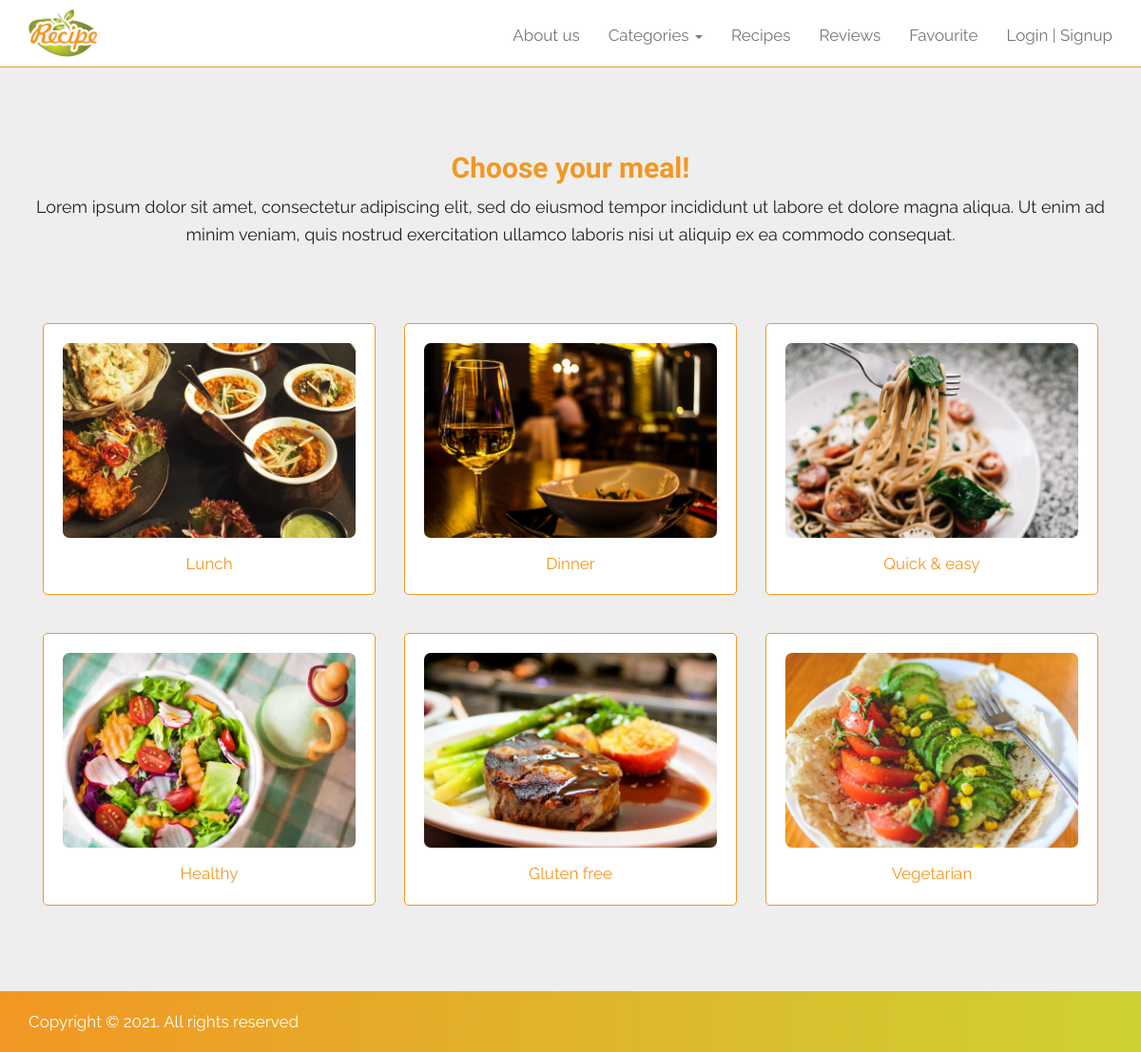
The app's page /max-recipe/category.php with its own data.
### tables this page shows
CREATE TABLE `categories` (
  `id` int(11) NOT NULL,
  `title` varchar(100) NOT NULL,
  `image` varchar(256) NOT NULL
);

### max-recipe/category.php (the view, shortened to what this page needs)
<?php
    include_once 'includes/header.php';
?>
</head>
<body>
<?php
    include_once 'includes/nav.php';
?>
<div class="section" style="background: #eee;">
	<div class="container">
		<div class="row">
			<div class="col-sm-12 text-center">
				<h2 class="orange">Choose your meal!</h2>
				<p>Lorem ipsum dolor sit amet, consectetur adipiscing elit, sed do eiusmod tempor incididunt ut labore et dolore magna aliqua. Ut enim ad minim veniam, quis nostrud exercitation ullamco laboris nisi ut aliquip ex ea commodo consequat.</p>
				<br><br>
			    <?php
			    	$sql = "SELECT id, title, image FROM categories";
			    	$result = mysqli_query($connection, $sql);
			    	while($row = mysqli_fetch_array($result)){
			    		$image = BASEURL.'/category_photos/'.$row['image'];
			    		$url = BASEURL.'/category.php?id='.$row['id'];
			    		$title = $row['title'];
			    		echo '
			    		<div class="col-sm-4 text-center">
			    			<a href="'.$url.'" class="category-thumb">
				    			<img src="'.$image.'" class="img-responsive" alt="'.$title.'"/>
				    			'.$title.'
				    		</a>
				    	</div>';
			    	}
			    ?>
			</div>
		</div>
	</div>
</div>
<?php
    include_once 'includes/footer.php';
?>

### max-recipe/includes/header.php (shortened to what this page needs)
<!DOCTYPE html>
<html lang="en-US">
<head>
    <link rel="stylesheet" type="text/css" href="<?php echo BASEURL;?>/css/bootstrap.min.css">
    <link rel="stylesheet" type="text/css" href="<?php echo BASEURL;?>/css/style.css">
    <link rel="stylesheet" type="text/css" href="<?php echo BASEURL;?>/css/bootstrap-datepicker.css">
    <link rel="stylesheet" href="https://cdnjs.cloudflare.com/ajax/libs/font-awesome/5.15.3/css/all.min.css" />

### max-recipe/includes/nav.php (shortened to what this page needs)
<nav class="navbar navbar-default navbar-fixed-top">
  <div class="container">
    <div class="navbar-header">
      <a class="navbar-brand" href="<?php echo BASEURL;?>">
        <img src="<?php echo BASEURL;?>/images/transparentlogo.png" class="logo">
      </a>
    </div>
    <div class="collapse navbar-collapse" id="bs-example-navbar-collapse-1">
      <ul class="nav navbar-nav navbar-right">
        <li><a href="<?php echo BASEURL;?>/about.php">About us</a></li>
        <li class="dropdown">
          <a href="#" class="dropdown-toggle" data-toggle="dropdown" role="button" aria-expanded="false">Categories <span class="caret"></span></a>
        </li>
        <li><a href="<?php echo BASEURL;?>/recipes.php">Recipes</a></li>
        <li><a href="<?php echo ACCOUNT_BASEURL;?>/reviews.php">Reviews</a></li>
        <li><a href="<?php echo ACCOUNT_BASEURL;?>/favourite.php" data-toggle="tooltip" data-placement="bottom" title="" data-original-title="Favourites">Favourite</a></li>
        <?php
          if(isset($_SESSION['access']) == true && isset($_SESSION['member']) == true){
            echo '<li><a href="'.ACCOUNT_BASEURL.'/profile.php">My Account</a></li>';
            echo '<li><a href="'.ACCOUNT_BASEURL.'/logout.php" class="text-danger">Logout</a></li>';
          }
          else if(isset($_SESSION['access']) == true && isset($_SESSION['admin']) == true){
            echo '<li><a href="'.ADMIN_BASEURL.'/logout.php" class="text-danger">Logout</a></li>';
          }
          else{
            echo '<li><a href="'.ACCOUNT_BASEURL.'/index.php">Login | Signup</a></li>';
          }
        ?>
      </ul>
    </div>
  </div>
</nav>

### max-recipe/includes/footer.php (shortened to what this page needs)
<div class="footer">
	<div class="container">
		<div class="row">
			<div class="col-sm-12">
				Copyright &copy; <?php echo date('Y');?>. All rights reserved
			</div>
		</div>
	</div>
</div>
</body>
</html>

### max-recipe/css/style.css (style rules this page uses)
html, body, * { font-family: 'Raleway', sans-serif; }
body { margin-top: 70px; }
body, p { font-size: 17px; font-weight: 400; color: #222222; }
p { font-size: 18px; line-height: 29px; }
a { color: #F29723; transition: all 0.3s; text-decoration: none; }
h1, .h1, h2, .h2, h3, .h3, h4, .h4, h5, .h5, h6, .h6 { font-family: 'Acme', sans-serif; font-weight: bold; color: #222222; }
a, button, .btn { transition: all 0.3s; }
.section { padding: 70px 0; }
.navbar-default { background: #fff; border-color: #F29723; }
.navbar { border-radius: 0 !important; }
.navbar-brand { height: 70px; padding: 25px 15px; }
.footer { background-image: linear-gradient(to right, #F29723, #CED233); color: #ffffff; padding: 20px 0; }
.orange { color: #F29723; }
img.logo { position: relative; top: -15px; max-height: 50px; }
.category-thumb, .category-thumb:hover, .category-thumb-orange, .category-thumb-orange:hover { border: 1px solid #F29723; display: block; padding: 20px; margin: 20px 0; color: #F29723; border-radius: 5px; text-decoration: none; background-color: #fff; }
.category-thumb img, .category-thumb-orange img { border-radius: 7px; margin-bottom: 15px; }
@media (min-width: 768px) { .navbar-right { margin-top: 12px; } }

### records on screen
categories: image (picture), title "Lunch"
categories: image (picture), title "Dinner"
categories: image (picture), title "Quick & easy"
categories: image (picture), title "Healthy"
categories: image (picture), title "Gluten free"
categories: image (picture), title "Vegetarian"
